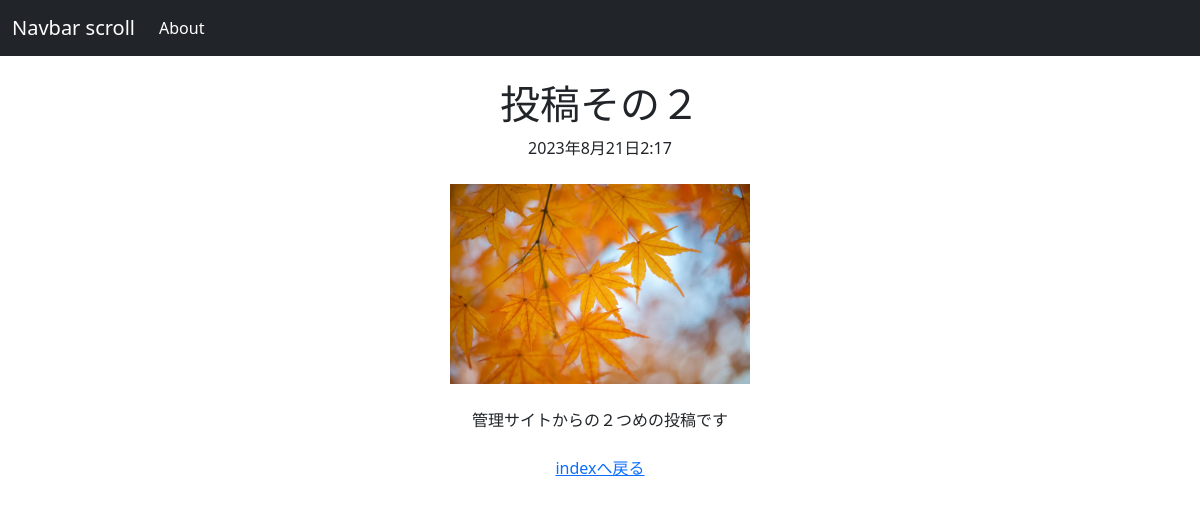
Page /posts/2/ on the committed database.
### posts/models.py (models this page shows, shortened)
class Post(models.Model):
    title= models.CharField(max_length=100)
    published= models.DateTimeField()
    image= models.ImageField(upload_to='media/')
    body= models.TextField()
    def summary(self):
        return self.body[:30]

### posts/views.py (the view)
# urls.py: path('posts/<int:post_id>/', views.post_detail, name='post_detail'),
def post_detail(request, post_id):
    post= get_object_or_404(Post, pk=post_id)
    return render(request, 'posts/post_detail.html', {'post':post})

### posts/templates/posts/post_detail.html (shortened to what this page needs)
<!DOCTYPE html>
<html lang="ja">
<head>
  <link href="https://cdn.jsdelivr.net/npm/bootstrap@5.3.0/dist/css/bootstrap.min.css" rel="stylesheet">
</head>
<body>
<nav class="navbar navbar-expand-lg navbar-dark bg-dark">
  <div class="container-fluid">
    <a class="navbar-brand" href="./../">Navbar scroll</a>
    <div class="collapse navbar-collapse" id="navbarScroll">
      <ul class="navbar-nav me-auto my-2 my-lg-0 navbar-nav-scroll" style="--bs-scroll-height: 100px;">
        <li class="nav-item">
          <a class="nav-link active" aria-current="page" href="./">About</a>
        </li>
    </div>
  </div>
</nav>
<div class="container">
  <br />
    <h1>{{ post.title }}</h1>
    {{ post.published }}
    <br /><br />
    <img src="{{ post.image.url }}" class="img-fluid" style="max-height: 200px;">
    <br /><br />
    {{ post.body }}
    <br /><br />
    <a href="./../">indexへ戻る</a>
  </div>
</body>
</html>

### posts/templates/posts/post_detail.html (style rules this page uses)
.container { text-align: center; }

### rows in the picture
Post: title "投稿その２", published "2023年8月21日2:17", image (picture), body "管理サイトからの２つめの投稿です"
